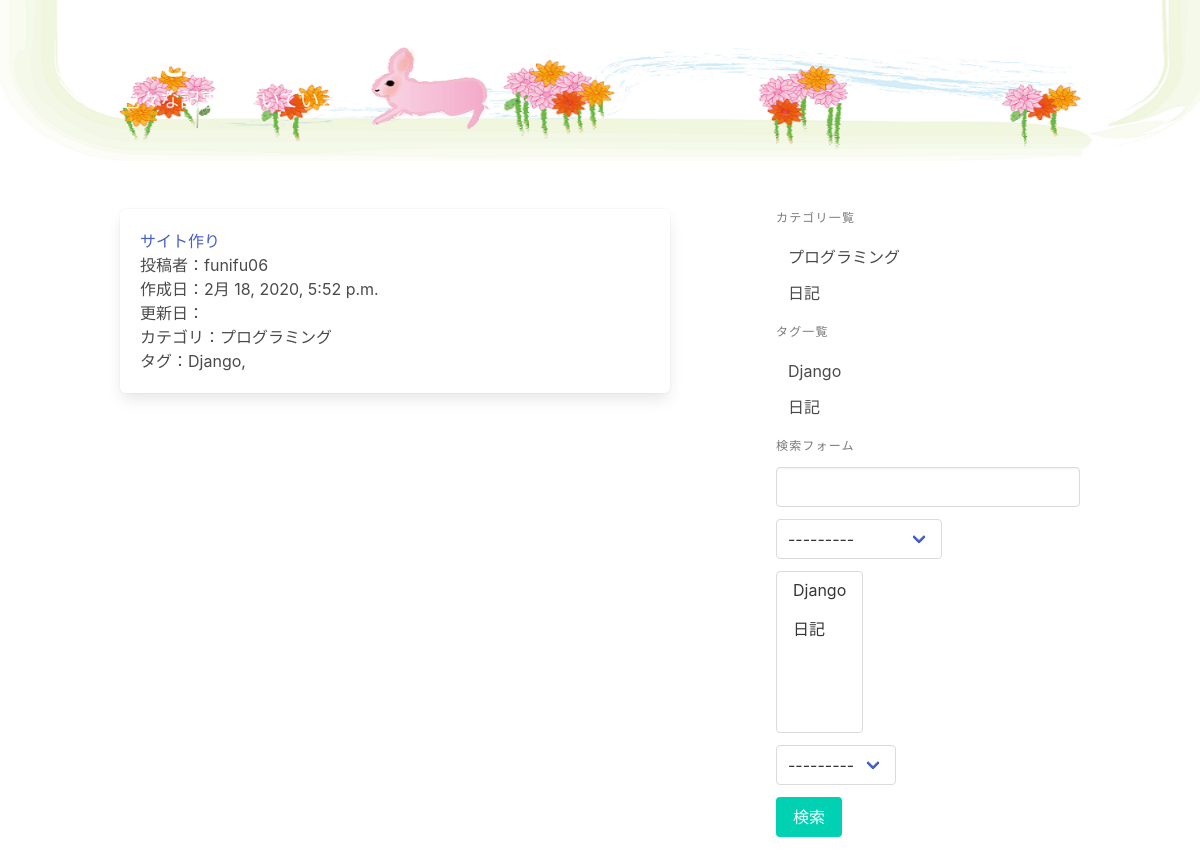
Page /category/1/ on the committed database.
### blog/models.py (models this page shows, shortened)
class Post(models.Model):
    title = models.CharField('タイトル', max_length=32)
    text = models.TextField('本文')
    category = models.ForeignKey(Category, on_delete=models.PROTECT, verbose_name='カテゴリ')
    tags = models.ManyToManyField(Tag, verbose_name='タグ', blank=True)
    writer = models.ForeignKey(settings.AUTH_USER_MODEL, on_delete=models.PROTECT, verbose_name='投稿者')
    created_at = models.DateTimeField('作成日', auto_now_add=True)
    updated_at = models.DateTimeField('更新日', auto_now=True)

class Category(models.Model):
    name = models.CharField('カテゴリ名', max_length=255, unique=True)
    def __str__(self):
        return self.name

class Tag(models.Model):
    name = models.CharField('タグ名', max_length=255, unique=True)
    def __str__(self):
        return self.name

### blog/views.py (the view)
# urls.py: path('category/<int:pk>/', views.PostCategoryList.as_view(), name='post_category_list'),
class PostCategoryList(generic.ListView):
    model = Post
    ordering = '-created_at'
    def get_queryset(self):
        category = get_object_or_404(Category, pk=self.kwargs['pk'])
        return super().get_queryset().filter(category=category)

### blog/forms.py
class PostSearchForm(forms.Form):
    key_word = forms.CharField(
        label='キーワード', required=False,
        widget=forms.TextInput(attrs={'class': 'input'})
    )
    category = forms.ModelChoiceField(
        label='カテゴリの選択', required=False,
        queryset=Category.objects.all(),
    )
    tags = forms.ModelMultipleChoiceField(
        label='タグの選択', required=False,
        queryset=Tag.objects.all(),
    )
    user = forms.ModelChoiceField(
        label='投稿者', required=False,
        queryset=User.objects.all(),
    )

### blog/templatetags/blog.py (called while the page is built)
@register.inclusion_tag('blog/category_and_tag_list.html')
def create_category_and_tag_list():
    return {
        'category_list': Category.objects.all(),
        'tag_list': Tag.objects.all(),
    }

@register.inclusion_tag('blog/search_form.html')
def create_search_form(request):
    form = PostSearchForm(request.GET or None)
    return {'form': form}

### blog/templates/blog/post_list.html
{% extends 'blog/base.html' %}
{% load static %}
{% block content %}
  {% for post in post_list %}
      <article class="box">
          <h1> <a href="{% url 'blog:post_detail' post.pk %}">{{post.title}}</a> </h1>
          <p>投稿者：{{post.writer}}</p>
          <p>作成日：{{post.created_at}}</p>
          <p>更新日：{{post.update_at}}</p>
          <p>カテゴリ：{{post.category}}</p>
          <p>タグ：{% for tag in post.tags.all %}{{tag}},{% endfor %}</p>
      </article>
   {% endfor %}
{% endblock %}

### blog/templates/blog/category_and_tag_list.html
<p class="menu-label">カテゴリ一覧</p>
<ul class="menu-list">
  {% for category in category_list %}
    <li> <a href="{% url 'blog:post_category_list' category.pk %}">{{category}}</a> </li>
  {% endfor %}
</ul>
<p class="menu-label">タグ一覧</p>
<ul class="menu-list">
  {% for tag in tag_list %}
    <li> <a href="{% url 'blog:post_tag_list' tag.pk %}">{{tag}}</a> </li>
  {% endfor %}
</ul>

### rows in the picture
Post: title "サイト作り", writer "funifu06", created_at "2月 18, 2020, 5:52 p.m.", category "プログラミング"
Tag: name "Django"
Category: name "プログラミング"
Category: name "日記"
Tag: name "日記"
